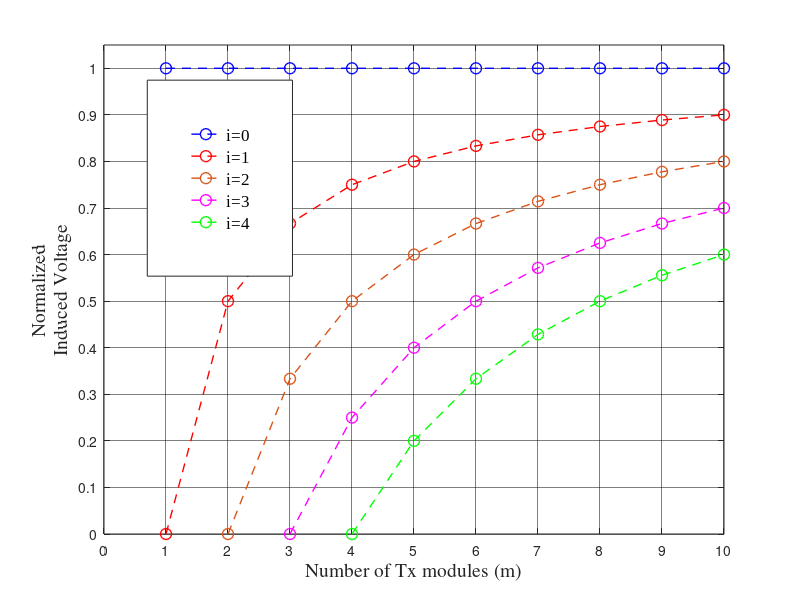
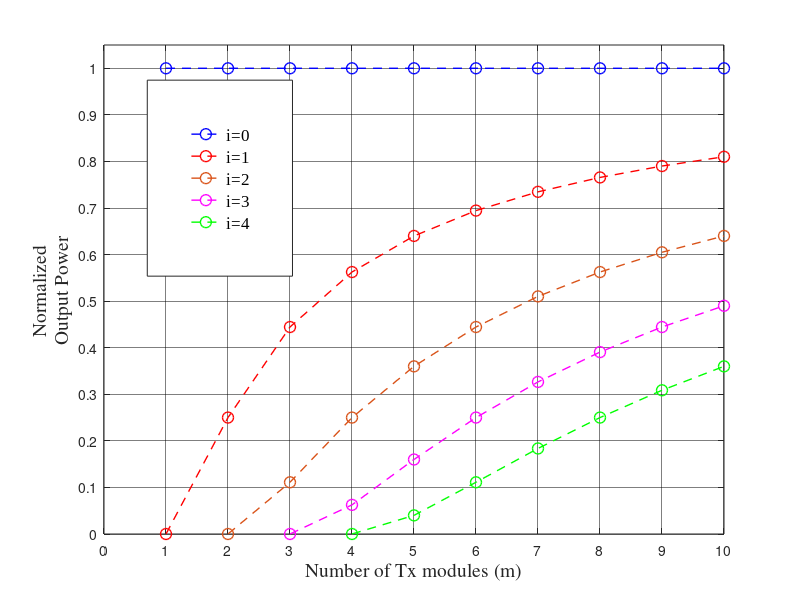

Here is the MATLAB script that generated these plots, in order:
 % number of modules
i=1 % nu8mber of failured modules

% figure1 = figure( 'Position', [0 0 400 300]);
figure1 = figure( 'Position', [0 0 500 300]);

% Create axes
axes1 = axes('Parent',figure1);
hold(axes1,'on');

for i=0:1:4
m=i:1:10;
V_Tx_R= (m-i)./m;

if i==0
plot(m,V_Tx_R,'DisplayName','i=0','MarkerSize',8,'Marker','o','LineWidth',1,'LineStyle','--',...
    'Color',[0 0 1]); 
elseif i==1
 plot(m,V_Tx_R,'DisplayName','i=1','MarkerSize',8,'Marker','o','LineWidth',1,'LineStyle','--',...
    'Color',[1 0 0]);       
          
elseif i==2
 plot(m,V_Tx_R,'DisplayName','i=2','MarkerSize',8,'Marker','o','LineWidth',1,'LineStyle','--',...
    'Color',[0.850980392156863 0.325490196078431 0.0980392156862745]);
elseif i==3   
plot(m,V_Tx_R,'DisplayName','i=3','MarkerSize',8,'Marker','o','LineWidth',1,'LineStyle','--',...
    'Color',[1 0 1]);
elseif i==4
plot(m,V_Tx_R,'DisplayName','i=4','MarkerSize',8,'Marker','o','LineWidth',1,'LineStyle','--',...
    'Color',[0 1 0]);
end
        
end

% Create ylabel
ylabel({'Normalized','Induced Voltage'},'FontSize',14,'FontName','Times');

% Create xlabel
xlabel('Number of Tx modules (m)','FontSize',14,'FontName','Times');

% Uncomment the following line to preserve the Y-limits of the axes
% ylim(axes1,[0 1]);
box(axes1,'on');
grid(axes1,'on');
hold(axes1,'off');
% Set the remaining axes properties
set(axes1,'GridAlpha',0.5,'GridColor',[0 0 0],'XTick',...
    [0 1 2 3 4 5 6 7 8 9 10],'YTick',[0 0.1 0.2 0.3 0.4 0.5 0.6 0.7 0.8 0.9 1]);
ylim([0 1.05])
    
legend1 = legend(axes1,'show');
set(legend1,...
    'Position',[0.184095236804372 0.539745988797168 0.18150000128746 0.32666667397817],...
    'FontSize',12,...
    'FontName','Times New Roman');

%%
figure1 = figure( 'Position', [0 0 400 300]);

% Create axes
axes1 = axes('Parent',figure1);
hold(axes1,'on');

for i=0:1:4
m=i:1:10;
V_Tx_R= ((m-i)./m).^2;

if i==0
plot(m,V_Tx_R,'DisplayName','i=0','MarkerSize',8,'Marker','o','LineWidth',1,'LineStyle','--',...
    'Color',[0 0 1]); 
elseif i==1
 plot(m,V_Tx_R,'DisplayName','i=1','MarkerSize',8,'Marker','o','LineWidth',1,'LineStyle','--',...
    'Color',[1 0 0]);       
          
elseif i==2
 plot(m,V_Tx_R,'DisplayName','i=2','MarkerSize',8,'Marker','o','LineWidth',1,'LineStyle','--',...
    'Color',[0.850980392156863 0.325490196078431 0.0980392156862745]);
elseif i==3   
plot(m,V_Tx_R,'DisplayName','i=3','MarkerSize',8,'Marker','o','LineWidth',1,'LineStyle','--',...
    'Color',[1 0 1]);
elseif i==4
plot(m,V_Tx_R,'DisplayName','i=4','MarkerSize',8,'Marker','o','LineWidth',1,'LineStyle','--',...
    'Color',[0 1 0]);
end
        
end

% Create ylabel
ylabel({'Normalized','Output Power'},'FontSize',14,'FontName','Times');

% Create xlabel
xlabel('Number of Tx modules (m)','FontSize',14,'FontName','Times');

% Uncomment the following line to preserve the Y-limits of the axes
% ylim(axes1,[0 1]);
box(axes1,'on');
grid(axes1,'on');
hold(axes1,'off');
% Set the remaining axes properties
set(axes1,'GridAlpha',0.5,'GridColor',[0 0 0],'XTick',...
    [0 1 2 3 4 5 6 7 8 9 10],'YTick',[0 0.1 0.2 0.3 0.4 0.5 0.6 0.7 0.8 0.9 1]);
ylim([0 1.05])
    
legend1 = legend(axes1,'show');
set(legend1,...
    'Position',[0.184095236804372 0.539745988797168 0.18150000128746 0.32666667397817],...
    'FontSize',12,...
    'FontName','Times New Roman');
